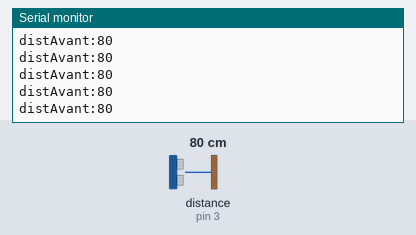
Bench run of a sketch on a simulated Arduino Uno, built with avr-gcc and run on an emulated ATmega328P. On the bench: the last lines printed to the serial monitor. Wiring (inferred from the names in the program): ultrasonic range finder: trigger pin 2; echo pin 3. The test bench sets the inputs (shaded band); at power-on: distance to the obstacle (sensor on pin 3) 80 cm. The echo pulse lasts 58.3 µs per cm.

Above: at 1.2 s.
1.3 s: distance to the obstacle (sensor on pin 3) set to 18 cm
At 1.9 s:
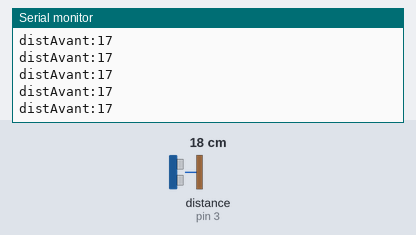
4.3 s: distance to the obstacle (sensor on pin 3) set to 2 cm
At 5.4 s:
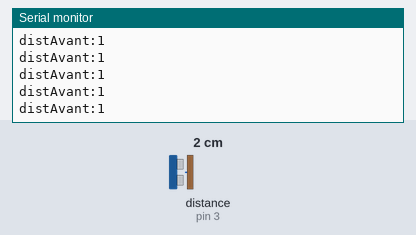
7.3 s: distance to the obstacle (sensor on pin 3) set to 120 cm
At 8.1 s:
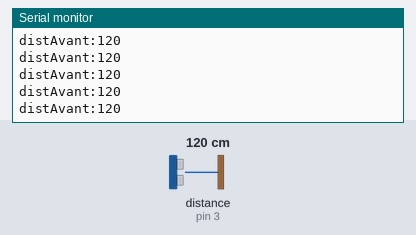
Timing chart, 0 to 10.3 s (numbered marks = the images above; inputs shaded):
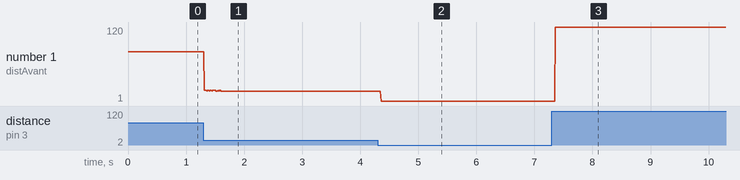

The sketch:

ultrasonAvant.ino
```cpp
#include <stdio.h>

int trig = 2;
int echo = 3;
long lecture_echo;
long cm;

void setup()
{
  pinMode(trig, OUTPUT);
  digitalWrite(trig, LOW);
  pinMode(echo, INPUT);
  Serial.begin(9600);
}

void loop()
{
  getDistanceAvant();
}

void getDistanceAvant(){
  digitalWrite(trig, HIGH);
  delayMicroseconds(10);
  digitalWrite(trig, LOW);
  lecture_echo = pulseIn(echo, HIGH);

  char tampon[25];
  cm = lecture_echo / 58;
  sprintf(tampon,"distAvant:%ld",cm);
  Serial.println(tampon);
  delay(10);
}
```

Measured:
- after the input at 1.3 s, the serial monitor: prints a new line at once (image 1)
- after the input at 4.3 s, the serial monitor: prints a new line after 0.06 s (image 2)
- after the input at 7.3 s, the serial monitor: prints a new line after 0.06 s (image 3)
- plotted number 1: 80 → 17 after the input at 1.3 s, 17 → 1 after the input at 4.3 s, 1 → 120 after the input at 7.3 s
